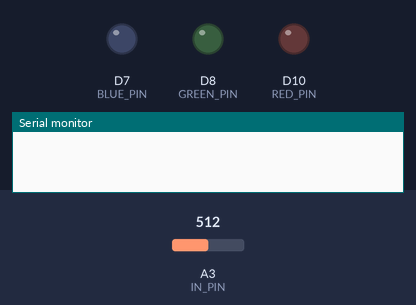
A sketch run on a simulated Arduino Zero (SAMD21). Shown: output pins drawn as LEDs (lit = HIGH), the last lines printed to the serial monitor. The test bench sets the inputs (shaded band); at power-on: A3 (IN_PIN) = 512 (analog values on the 0–1023 scale).

Above: at 1.2 s.
1.3 s: A3 (IN_PIN) set to 58
4.3 s: A3 (IN_PIN) set to 47
At 6.8 s:
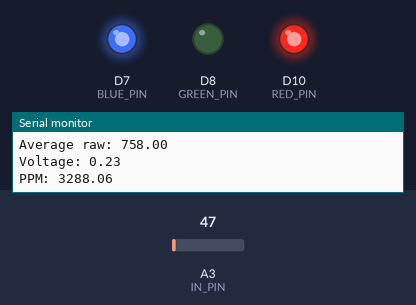
7.3 s: A3 (IN_PIN) set to 0
At 8.9 s:
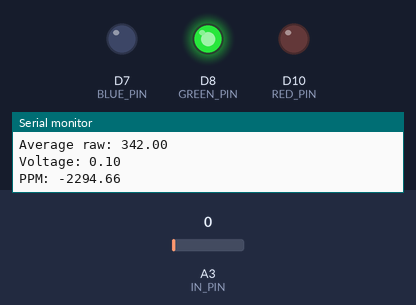
9.9 s: A3 (IN_PIN) set to 122
At 10.9 s:
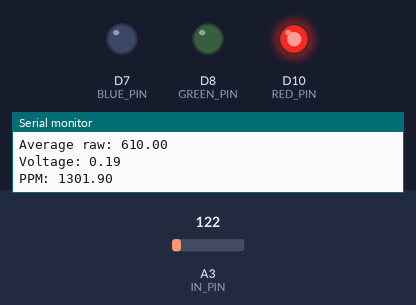
Timing chart, 0 to 12.9 s (numbered marks = the images above; inputs shaded):
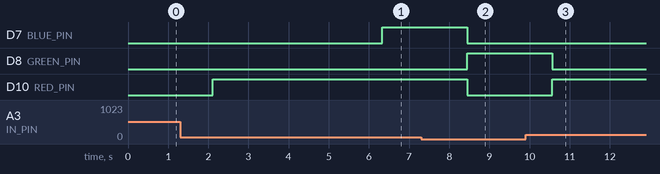

The sketch:

Detector-2024.ino
```cpp
#define RED_PIN 10
#define GREEN_PIN 8
#define BLUE_PIN 7
#define IN_PIN A3

const int delayTime = 2;
const int numReadings = 1000;
int readings[numReadings];

int getRawADC() { return analogRead(IN_PIN); }

void red() {digitalWrite(RED_PIN, HIGH); }
void green() {digitalWrite(GREEN_PIN, HIGH); }
void blue() {digitalWrite(BLUE_PIN, HIGH); }

void clear() {
  digitalWrite(RED_PIN, LOW);
  digitalWrite(GREEN_PIN, LOW);
  digitalWrite(BLUE_PIN, LOW);
}

void setup() {
  pinMode(RED_PIN, OUTPUT);
  pinMode(GREEN_PIN, OUTPUT);
  pinMode(BLUE_PIN, OUTPUT);

  // configure input
  pinMode(A3, INPUT);
  analogReadResolution(14);

  Serial.begin(9600);
}

void loop() {

  int sum = 0;
  for (int i = 0; i < numReadings; i++) {
    readings[i] = analogRead(A3);
    sum += readings[i];
    delay(delayTime);
  }

  // calculate average raw ADC value
  double average = sum / numReadings;

  Serial.println("\nTAKING READING");

  // print average raw ADC value
  Serial.println("Average raw: " + String(average));

  // print voltage
  Serial.println("Voltage: " + String(average * 5.0 / 16383));

  float ppm = 13.42 * average - 6884.3;

  // print concentration in PPM
  Serial.println("PPM: " + String (ppm));

  // change LED status
  if ((ppm > 625 && ppm < 2500) || (ppm > 4375)) {
    clear();
    red();
  } else if ((ppm < 1875) || (ppm > 2500 && ppm < 3125)) {
    clear();
    green();
  } else {
    blue();
  }
}
```

Measured:
- the behaviour switches between 53 and 52 on A3 (IN_PIN) (found by bisection; images 0 and 1)
- after the input at 4.3 s, D7 (BLUE_PIN): LOW → HIGH after 2.0 s
- after the input at 7.3 s, D7 (BLUE_PIN), D10 (RED_PIN): HIGH → LOW after 1.1 s; D8 (GREEN_PIN): LOW → HIGH after 1.1 s
- after the input at 9.9 s, D8 (GREEN_PIN): HIGH → LOW after 0.66 s; D10 (RED_PIN): LOW → HIGH after 0.66 s
